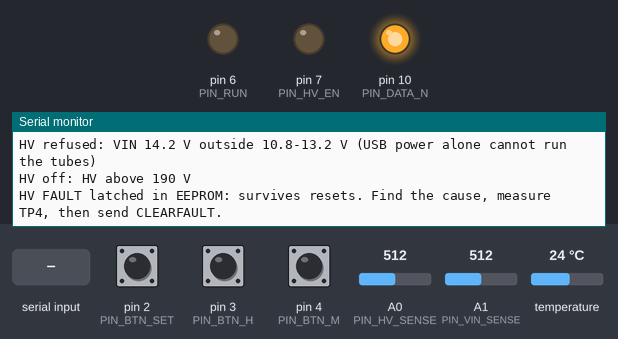
Simulated run of this sketch. Board: Arduino Nano, built with avr-gcc and run on an emulated ATmega328P. Parts: output pins drawn as LEDs (lit = HIGH), the last lines printed to the serial monitor. Wiring (inferred from the names in the program): DS3231 clock at I2C address 0x68. The inputs (shaded band) are chosen by the test bench; at power-on: pin 2 (PIN_BTN_SET) HIGH, pin 3 (PIN_BTN_H) HIGH, pin 4 (PIN_BTN_M) HIGH, A0 (PIN_HV_SENSE) = 512, A1 (PIN_VIN_SENSE) = 512, temperature 24 °C. The local clock reads 2024-03-15 10:24:30 at power-on unless the sketch sets it; EEPROM starts erased; pins used as bus, display or sensor lines are not drawn.

Above: at 1.2 s.
1.3 s: "12\n" received over Serial
At 2.2 s:
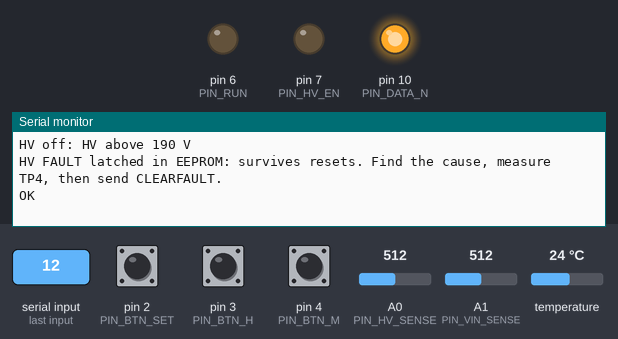
2.8 s: byte 10 ('\n') received over Serial
At 3.5 s:
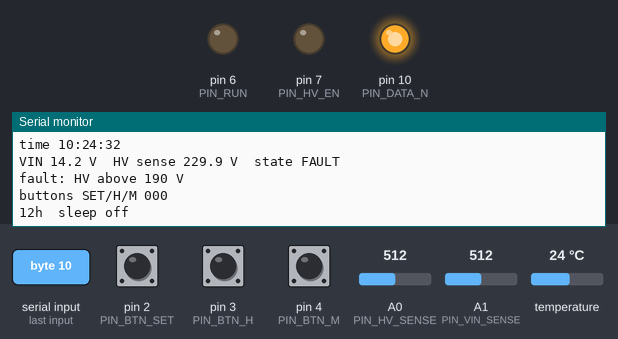
4.3 s: pin 2 (PIN_BTN_SET) pulled LOW for 3.2 s
At 7.0 s:
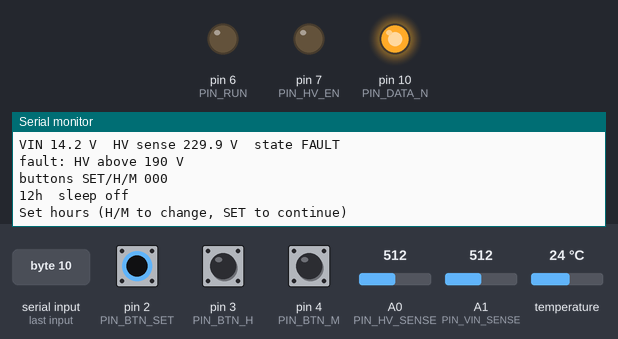
9.0 s: "SLEEP \n" received over Serial
At 10.2 s:
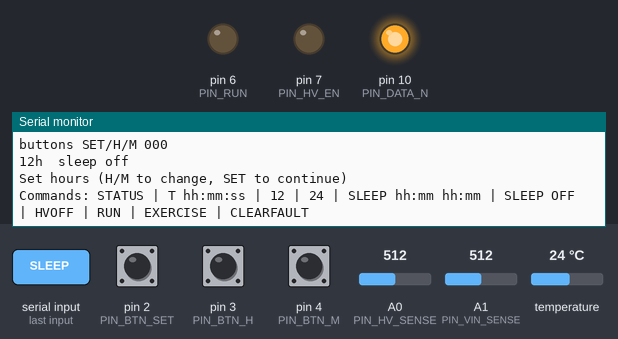
10.5 s: "HVOFF\n" received over Serial
At 11.6 s:
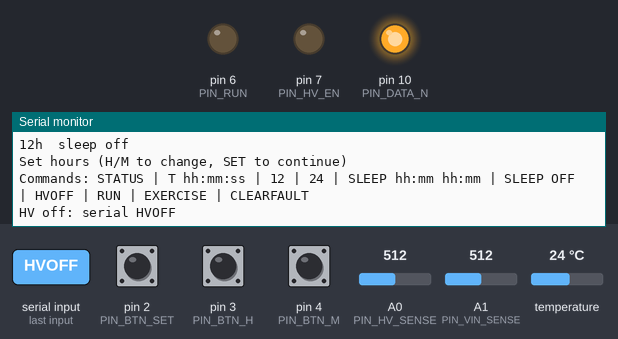
12.0 s: pin 2 (PIN_BTN_SET) pulsed LOW 2 times (0.12 s each, 0.3 s apart)
At 13.6 s:
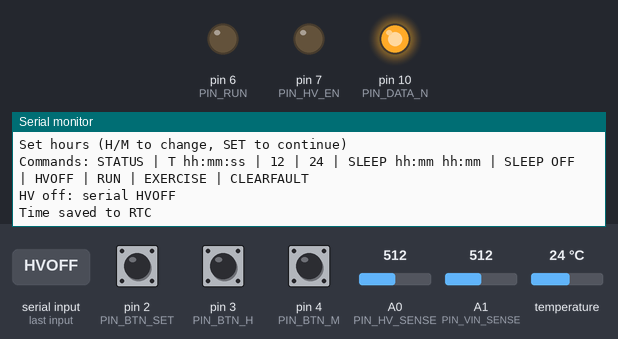

The sketch:

Nixie_RevC.ino
```cpp
// Nixie_RevC.ino - Six-Tube Nixie Clock, Rev C firmware.
//
// Target: Arduino Nano Classic (A000005, ATmega328P, 16 MHz). NOT for ESP32 or Nano Every.
// Libraries: Wire and EEPROM (both ship with the Arduino AVR core). Serial: 115200 baud.
//
// STATUS: UNVALIDATED. This sketch has been compiled for the ATmega328P outside the
// Arduino IDE (see docs/VALIDATION.md) but has never run on a Rev C board.
//
// SAFETY MODEL (see docs/SAFETY.md):
//  * Hardware defaults make the display blank and the HV converter off whenever the Nano
//    is in reset or unprogrammed (base pull-downs, BL pull-down, QP2 gate pull-up).
//  * This firmware keeps HV off until the time is valid (or the user is setting it with the
//    buttons, 60 s timeout), VIN is in range, and a start check sees the rail inside its window.
//    Any out-of-window reading latches HV_FAULT in EEPROM: it survives resets (watchdog,
//    brown-out, the serial monitor's auto-reset) until a deliberate CLEARFAULT command.
//  * Software OFF is NOT proof the rail is discharged. Always measure TP4 before touching.
//  * A 2 s watchdog resets the Nano if the loop hangs; reset = HV off and blank.

#include <Wire.h>
#include <EEPROM.h>
#include <avr/wdt.h>
#include "display_core.h"

// ---------------- Pins (match hardware/NET_MAP.csv) ----------------
const uint8_t PIN_BTN_SET = 2;
const uint8_t PIN_BTN_H = 3;
const uint8_t PIN_BTN_M = 4;
const uint8_t PIN_RUN = 6;       // HIGH = driver outputs enabled (two-stage shifter to BL)
const uint8_t PIN_HV_EN = 7;     // HIGH = converter input switch on (only if HV_ARM is fitted)
const uint8_t PIN_LATCH_N = 9;   // inverted through QL3: Nano HIGH -> LE LOW
const uint8_t PIN_DATA_N = 10;   // inverted through QL2: Nano HIGH -> DIN LOW
const uint8_t PIN_CLOCK_N = 13;  // inverted through QL1: Nano HIGH -> CLK LOW
const uint8_t PIN_HV_SENSE = A0;
const uint8_t PIN_VIN_SENSE = A1;

// ---------------- Limits (decivolts) - review during Stage 3 ----------------
const uint16_t HV_MIN_DV = 1500;       // below 150 V while running = fault
const uint16_t HV_MAX_DV = 1900;       // above 190 V at any time = fault
const uint16_t HV_OFF_OK_DV = 100;     // expected below 10 V a few seconds after HV off (the discharge gate)
const uint16_t VIN_MIN_DV = 108;       // 10.8 V
const uint16_t VIN_MAX_DV = 132;       // 13.2 V (HV5522 VDD maximum)
const unsigned long HV_START_MS = 1500;
const unsigned long HV_DECAY_MS = 3000;
const unsigned long WAKE_MS = 30000UL;
const unsigned long SET_TIMEOUT_MS = 60000UL;
const int FAULT_ADDR = 32;              // EEPROM byte holding the latched-fault marker
const uint8_t FAULT_MARK = 0xA5;        // only this value means "fault latched" (erased EEPROM reads 0xFF)
const uint8_t DS3231_ADDR = 0x68;
const bool SEPARATOR_BLINK = true;

// ---------------- Settings in EEPROM ----------------
struct Settings {
  uint8_t magic;       // 0xC3 = Rev C layout
  uint8_t twelveHour;  // 0 or 1
  uint8_t sleepOn;     // 0 or 1
  uint16_t sleepStart; // minutes of day
  uint16_t sleepEnd;   // minutes of day
};
Settings cfg;

void loadSettings() {
  EEPROM.get(0, cfg);
  if (cfg.magic != 0xC3 || cfg.twelveHour > 1 || cfg.sleepOn > 1 || cfg.sleepStart >= 1440 || cfg.sleepEnd >= 1440) {
    cfg.magic = 0xC3;
    cfg.twelveHour = 0;
    cfg.sleepOn = 0;
    cfg.sleepStart = 23 * 60;
    cfg.sleepEnd = 7 * 60;
    EEPROM.put(0, cfg);
  }
}
void saveSettings() { EEPROM.put(0, cfg); }

// ---------------- State ----------------
enum HvState : uint8_t { HV_OFF, HV_STARTING, HV_ON, HV_FAULT };
enum UiMode : uint8_t { UI_CLOCK, UI_SET_H, UI_SET_M };
HvState hv = HV_OFF;
UiMode ui = UI_CLOCK;
bool timeValid = false;
bool userHold = false;          // serial HVOFF
uint8_t hh = 0, mm = 0, ss = 0;
uint8_t lastSec = 0xFF;
unsigned long hvStateSince = 0;
unsigned long hvOffSince = 0;
bool decayChecked = true;
bool refusedReported = false;
bool unsafeFrame = false;
unsigned long uiSince = 0;
unsigned long wakeUntil = 0;
int8_t exerciseStep = -1;
unsigned long exerciseNext = 0;
const char* faultText = "";

// ---------------- Driver chain ----------------
// Idle levels at the drivers: CLK LOW, LE LOW (latch holds).
void driverIdle() {
  digitalWrite(PIN_CLOCK_N, HIGH);  // CLK LOW
  digitalWrite(PIN_LATCH_N, HIGH);  // LE LOW
  digitalWrite(PIN_DATA_N, HIGH);   // DIN LOW
}

// Shift 64 bits, bit 63 first, then pulse LE. Data is held stable across the whole
// clock pulse, so either clock edge captures it (VERIFY the edge against the datasheet).
void shiftFrame(uint64_t f) {
  if (!nixie::frameIsSafe(f)) {
    f = 0;  // never latch a frame with two cathodes on one tube
    unsafeFrame = true;  // loop() turns this into a latched HV fault
  }
  driverIdle();
  for (int8_t i = 63; i >= 0; i--) {
    bool bit = (f >> i) & 1;
    digitalWrite(PIN_DATA_N, bit ? LOW : HIGH);  // inverted
    delayMicroseconds(4);
    digitalWrite(PIN_CLOCK_N, LOW);   // CLK HIGH
    delayMicroseconds(4);
    digitalWrite(PIN_CLOCK_N, HIGH);  // CLK LOW
    delayMicroseconds(2);
  }
  digitalWrite(PIN_LATCH_N, LOW);   // LE HIGH: copy shift register to outputs
  delayMicroseconds(4);
  digitalWrite(PIN_LATCH_N, HIGH);  // LE LOW: hold
}

void blankDisplay() {
  digitalWrite(PIN_RUN, LOW);  // BL LOW
  shiftFrame(0);
}

// ---------------- Sensing ----------------
uint16_t readAvg(uint8_t pin) {
  uint16_t sum = 0;
  for (uint8_t i = 0; i < 8; i++) sum += analogRead(pin);
  return sum / 8;
}
uint16_t hvDv() { return nixie::hvDeciVolts(readAvg(PIN_HV_SENSE)); }
uint16_t vinDv() { return nixie::vinDeciVolts(readAvg(PIN_VIN_SENSE)); }

void printDv(uint16_t dv) {
  Serial.print(dv / 10);
  Serial.print('.');
  Serial.print(dv % 10);
  Serial.print(F(" V"));
}

// ---------------- HV control ----------------
void hvOff(const char* why) {
  digitalWrite(PIN_HV_EN, LOW);
  blankDisplay();
  if (hv == HV_ON || hv == HV_STARTING) {
    hvOffSince = millis();
    decayChecked = false;
  }
  if (hv != HV_FAULT) hv = HV_OFF;
  if (why && *why) {
    Serial.print(F("HV off: "));
    Serial.println(why);
  }
}

void hvFault(const char* why) {
  if (hv == HV_FAULT) return;  // already latched: no repeated messages or EEPROM writes
  hvOff(why);
  hv = HV_FAULT;
  faultText = why;
  if (EEPROM.read(FAULT_ADDR) != FAULT_MARK) EEPROM.write(FAULT_ADDR, FAULT_MARK);
  Serial.println(F("HV FAULT latched in EEPROM: survives resets. Find the cause, measure TP4, then send CLEARFAULT."));
}

void hvRequestOn() {
  if (hv != HV_OFF) return;
  uint16_t vin = vinDv();
  if (vin < VIN_MIN_DV || vin > VIN_MAX_DV) {
    if (!refusedReported) {  // report once per episode, not every loop
      refusedReported = true;
      Serial.print(F("HV refused: VIN "));
      printDv(vin);
      Serial.println(F(" outside 10.8-13.2 V (USB power alone cannot run the tubes)"));
    }
    return;
  }
  refusedReported = false;
  blankDisplay();
  digitalWrite(PIN_HV_EN, HIGH);
  hv = HV_STARTING;
  hvStateSince = millis();
}

void hvService() {
  unsigned long now = millis();
  uint16_t v = hvDv();
  if (v > HV_MAX_DV) {
    hvFault("HV above 190 V");
    return;
  }
  if (hv == HV_STARTING) {
    if (v >= HV_MIN_DV) {
      hv = HV_ON;
      hvStateSince = now;
      Serial.print(F("HV up: "));
      printDv(v);
      Serial.println();
    } else if (now - hvStateSince > HV_START_MS) {
      hvFault("HV did not reach 150 V (HV_ARM removed? converter fault?)");
    }
  } else if (hv == HV_ON) {
    if (v < HV_MIN_DV) hvFault("HV sagged below 150 V (overload or converter fault)");
  } else if (!decayChecked && now - hvOffSince > HV_DECAY_MS) {
    decayChecked = true;
    if (v > HV_OFF_OK_DV) {
      Serial.print(F("WARNING: HV still "));
      printDv(v);
      Serial.println(F(" 3 s after off. Bleeder or switch fault suspected. Do not open the case."));
    } else {
      Serial.print(F("HV decayed to "));
      printDv(v);
      Serial.println(F(" (sense reading only - still measure TP4 before any contact)"));
    }
  }
}

// ---------------- DS3231 ----------------
bool rtcRead(uint8_t reg, uint8_t* buf, uint8_t n) {
  Wire.beginTransmission(DS3231_ADDR);
  Wire.write(reg);
  if (Wire.endTransmission(false) != 0) return false;
  if (Wire.requestFrom((int)DS3231_ADDR, (int)n) != n) return false;
  for (uint8_t i = 0; i < n; i++) buf[i] = Wire.read();
  return true;
}
bool rtcWrite(uint8_t reg, const uint8_t* buf, uint8_t n) {
  Wire.beginTransmission(DS3231_ADDR);
  Wire.write(reg);
  for (uint8_t i = 0; i < n; i++) Wire.write(buf[i]);
  return Wire.endTransmission() == 0;
}

// Returns true when a valid time was read. Oscillator-stop flag = invalid.
bool rtcGetTime() {
  uint8_t st;
  if (!rtcRead(0x0F, &st, 1)) return false;
  if (st & 0x80) return false;  // OSF: clock stopped since last set (battery lost?)
  uint8_t b[3];
  if (!rtcRead(0x00, b, 3)) return false;
  uint8_t s = nixie::bcdToBin(b[0] & 0x7F);
  uint8_t m = nixie::bcdToBin(b[1] & 0x7F);
  uint8_t h;
  if (b[2] & 0x40) {  // 12-hour register format (set elsewhere): convert
    h = nixie::bcdToBin(b[2] & 0x1F) % 12;
    if (b[2] & 0x20) h += 12;
  } else {
    h = nixie::bcdToBin(b[2] & 0x3F);
  }
  if (!nixie::validTime(h, m, s)) return false;
  hh = h;
  mm = m;
  ss = s;
  return true;
}

bool rtcSetTime(uint8_t h, uint8_t m, uint8_t s) {
  if (!nixie::validTime(h, m, s)) return false;
  uint8_t b[3] = {nixie::binToBcd(s), nixie::binToBcd(m), nixie::binToBcd(h)};  // 24-hour format
  if (!rtcWrite(0x00, b, 3)) return false;
  uint8_t ctl;
  if (rtcRead(0x0E, &ctl, 1)) {
    ctl &= ~0x80;  // EOSC = 0: keep running on the backup cell
    rtcWrite(0x0E, &ctl, 1);
  }
  uint8_t st;
  if (rtcRead(0x0F, &st, 1)) {
    st &= ~0x80;  // clear OSF
    rtcWrite(0x0F, &st, 1);
  }
  hh = h;
  mm = m;
  ss = s;
  timeValid = true;
  return true;
}

// ---------------- Buttons ----------------
struct Button {
  uint8_t pin;
  bool stable;       // true = pressed
  bool last;
  unsigned long changed;
  unsigned long pressedAt;
  bool longFired;
};
Button bSet = {PIN_BTN_SET, false, false, 0, 0, false};
Button bH = {PIN_BTN_H, false, false, 0, 0, false};
Button bM = {PIN_BTN_M, false, false, 0, 0, false};

// Returns 1 on short press (on release), 2 on long press (2 s, fires once), 0 otherwise.
uint8_t poll(Button& b) {
  bool raw = digitalRead(b.pin) == LOW;
  unsigned long now = millis();
  if (raw != b.last) {
    b.last = raw;
    b.changed = now;
  }
  if (now - b.changed < 30 || raw == b.stable) {
    if (b.stable && !b.longFired && now - b.pressedAt > 2000) {
      b.longFired = true;
      return 2;
    }
    return 0;
  }
  b.stable = raw;
  if (raw) {
    b.pressedAt = now;
    b.longFired = false;
    return 0;
  }
  return b.longFired ? 0 : 1;
}

void wake() { wakeUntil = millis() + WAKE_MS; }

void handleButtons() {
  uint8_t s = poll(bSet), h = poll(bH), m = poll(bM);
  if (s || h || m) wake();
  if (ui != UI_CLOCK && millis() - uiSince > SET_TIMEOUT_MS) {
    ui = UI_CLOCK;  // abandon setting without saving
    Serial.println(F("Set mode timed out (nothing saved)"));
    return;
  }
  if (ui == UI_CLOCK) {
    if (s == 2 || (s == 1 && !timeValid)) {
      ui = UI_SET_H;
      uiSince = millis();
      if (!timeValid) { hh = 0; mm = 0; ss = 0; }
      Serial.println(F("Set hours (H/M to change, SET to continue)"));
    }
    if (h == 2) {
      cfg.twelveHour ^= 1;
      saveSettings();
      Serial.println(cfg.twelveHour ? F("12-hour mode") : F("24-hour mode"));
    }
    if (m == 2) {
      cfg.sleepOn ^= 1;
      saveSettings();
      Serial.println(cfg.sleepOn ? F("Display sleep ON") : F("Display sleep OFF"));
    }
    return;
  }
  if (s || h || m) uiSince = millis();  // any press in set mode restarts the timeout
  if (h == 1) {
    if (ui == UI_SET_H) hh = (hh + 1) % 24;
    else mm = (mm + 1) % 60;
  }
  if (m == 1) {
    if (ui == UI_SET_H) hh = (hh + 23) % 24;
    else mm = (mm + 59) % 60;
  }
  if (s == 1) {
    if (ui == UI_SET_H) {
      ui = UI_SET_M;
    } else {
      ui = UI_CLOCK;
      if (rtcSetTime(hh, mm, 0)) Serial.println(F("Time saved to RTC"));
      else Serial.println(F("RTC write failed"));
    }
  }
}

// ---------------- Serial commands ----------------
char line[32];
uint8_t lineLen = 0;

void printStatus() {
  Serial.print(F("time "));
  if (timeValid) {
    if (hh < 10) Serial.print('0');
    Serial.print(hh);
    Serial.print(':');
    if (mm < 10) Serial.print('0');
    Serial.print(mm);
    Serial.print(':');
    if (ss < 10) Serial.print('0');
    Serial.println(ss);
  } else {
    Serial.println(F("INVALID (set with T hh:mm:ss or long-press SET)"));
  }
  Serial.print(F("VIN "));
  printDv(vinDv());
  Serial.print(F("  HV sense "));
  printDv(hvDv());
  Serial.print(F("  state "));
  const char* names[] = {"OFF", "STARTING", "ON", "FAULT"};
  Serial.println(names[hv]);
  if (hv == HV_FAULT) {
    Serial.print(F("fault: "));
    Serial.println(faultText);
  }
  Serial.print(F("buttons SET/H/M "));
  Serial.print(digitalRead(PIN_BTN_SET) == LOW);
  Serial.print(digitalRead(PIN_BTN_H) == LOW);
  Serial.println(digitalRead(PIN_BTN_M) == LOW);
  Serial.print(cfg.twelveHour ? F("12h") : F("24h"));
  Serial.print(F("  sleep "));
  Serial.println(cfg.sleepOn ? F("on") : F("off"));
}

bool parse2(const char* p, uint8_t& v) {
  if (p[0] < '0' || p[0] > '9' || p[1] < '0' || p[1] > '9') return false;
  v = (uint8_t)((p[0] - '0') * 10 + (p[1] - '0'));
  return true;
}

void runCommand() {
  line[lineLen] = 0;
  uint8_t a, b, c, d;
  if (line[0] == 'T' && line[1] == ' ' && lineLen >= 10 && parse2(line + 2, a) && parse2(line + 5, b) && parse2(line + 8, c)) {
    Serial.println(rtcSetTime(a, b, c) ? F("OK time set") : F("ERR bad time or RTC"));
  } else if (!strcmp(line, "12") || !strcmp(line, "24")) {
    cfg.twelveHour = line[0] == '1';
    saveSettings();
    Serial.println(F("OK"));
  } else if (!strcmp(line, "SLEEP OFF")) {
    cfg.sleepOn = 0;
    saveSettings();
    Serial.println(F("OK"));
  } else if (!strncmp(line, "SLEEP ", 6) && lineLen >= 17 && parse2(line + 6, a) && parse2(line + 9, b) && parse2(line + 12, c) && parse2(line + 15, d) && a < 24 && b < 60 && c < 24 && d < 60) {
    cfg.sleepOn = 1;
    cfg.sleepStart = a * 60 + b;
    cfg.sleepEnd = c * 60 + d;
    saveSettings();
    Serial.println(F("OK"));
  } else if (!strcmp(line, "HVOFF")) {
    userHold = true;
    hvOff("serial HVOFF");
  } else if (!strcmp(line, "RUN")) {
    userHold = false;
    Serial.println(F("OK"));
  } else if (!strcmp(line, "CLEARFAULT")) {
    EEPROM.write(FAULT_ADDR, 0);
    if (hv == HV_FAULT) hv = HV_OFF;
    faultText = "";
    Serial.println(F("Fault cleared. HV may restart now if the display is wanted: be sure TP4 was measured and the cause fixed."));
  } else if (!strcmp(line, "EXERCISE")) {
    exerciseStep = 0;
  } else if (!strcmp(line, "STATUS") || lineLen == 0) {
    printStatus();
  } else {
    Serial.println(F("Commands: STATUS | T hh:mm:ss | 12 | 24 | SLEEP hh:mm hh:mm | SLEEP OFF | HVOFF | RUN | EXERCISE | CLEARFAULT"));
  }
  lineLen = 0;
}

void handleSerial() {
  while (Serial.available()) {
    char ch = Serial.read();
    if (ch == '\r') continue;
    if (ch == '\n') {
      runCommand();
    } else if (lineLen < sizeof(line) - 1) {
      line[lineLen++] = (ch >= 'a' && ch <= 'z') ? ch - 32 : ch;
    }
  }
}

// ---------------- Display policy ----------------
bool wantDisplay() {
  if (userHold || hv == HV_FAULT) return false;
  if (ui != UI_CLOCK) return true;  // user is setting the time
  if (!timeValid) return false;     // default off on invalid time
  if (cfg.sleepOn && nixie::inWindow(hh * 60 + mm, cfg.sleepStart, cfg.sleepEnd) && (long)(millis() - wakeUntil) > 0) return false;
  return true;
}

void render() {
  uint8_t d[nixie::kTubes];
  bool sep = true;
  if (exerciseStep >= 0) {
    nixie::exerciseDigits((uint8_t)exerciseStep, d);
  } else {
    nixie::timeToDigits(hh, mm, ui == UI_CLOCK ? ss : 0, cfg.twelveHour && ui == UI_CLOCK, d);
    bool blinkOff = (millis() / 400) % 2;
    if (ui == UI_SET_H && blinkOff) d[0] = d[1] = nixie::kBlank;
    if (ui == UI_SET_M && blinkOff) d[2] = d[3] = nixie::kBlank;
    if (ui == UI_CLOCK && SEPARATOR_BLINK) sep = (ss % 2) == 0;
  }
  shiftFrame(nixie::buildFrame(d, sep, sep));
  digitalWrite(PIN_RUN, HIGH);  // BL HIGH: outputs enabled
}

// ---------------- Arduino entry points ----------------
void setup() {
  // First: force every HV-related line to its safe state before anything else runs.
  digitalWrite(PIN_HV_EN, LOW);
  pinMode(PIN_HV_EN, OUTPUT);
  digitalWrite(PIN_RUN, LOW);
  pinMode(PIN_RUN, OUTPUT);
  pinMode(PIN_CLOCK_N, OUTPUT);
  pinMode(PIN_DATA_N, OUTPUT);
  pinMode(PIN_LATCH_N, OUTPUT);
  blankDisplay();

  uint8_t resetCause = MCUSR;
  MCUSR = 0;
  wdt_enable(WDTO_2S);

  pinMode(PIN_BTN_SET, INPUT_PULLUP);
  pinMode(PIN_BTN_H, INPUT_PULLUP);
  pinMode(PIN_BTN_M, INPUT_PULLUP);

  Serial.begin(115200);
  Serial.println(F("Nixie Rev C (UNVALIDATED PROTOTYPE FIRMWARE)"));
  // Note: some bootloaders clear MCUSR before the sketch runs, so these may not print.
  if (resetCause & _BV(WDRF)) Serial.println(F("reset: watchdog"));
  if (resetCause & _BV(BORF)) Serial.println(F("reset: brown-out"));

  Wire.begin();
  Wire.setClock(100000);
  loadSettings();
  if (EEPROM.read(FAULT_ADDR) == FAULT_MARK) {
    hv = HV_FAULT;
    faultText = "fault latched before this reset";
    Serial.println(F("HV FAULT is latched from before the reset: HV stays OFF. Measure TP4, fix the cause, then send CLEARFAULT."));
  }
  timeValid = rtcGetTime();
  if (!timeValid) Serial.println(F("RTC time invalid or RTC missing: display stays OFF. Set time to start."));
  wake();
  printStatus();
}

void loop() {
  wdt_reset();
  handleSerial();
  handleButtons();

  static unsigned long lastRtc = 0;
  if (millis() - lastRtc >= 100 && ui == UI_CLOCK) {
    lastRtc = millis();
    bool ok = rtcGetTime();
    if (!ok && timeValid) {
      timeValid = false;
      Serial.println(F("RTC read failed or oscillator stopped: display OFF"));
    } else if (ok) {
      timeValid = true;
    }
    // Hourly anti-poisoning exercise at hh:00:00.
    if (timeValid && ss != lastSec && mm == 0 && ss == 0 && exerciseStep < 0) exerciseStep = 0;
  }

  bool want = wantDisplay();
  if (want && hv == HV_OFF) hvRequestOn();
  if (!want && (hv == HV_ON || hv == HV_STARTING)) hvOff(userHold ? "" : "display not wanted (sleep or invalid time)");
  hvService();
  if (unsafeFrame) {
    unsafeFrame = false;
    Serial.println(F("unsafe frame rejected (more than one cathode on a tube)"));
    hvFault("unsafe frame rejected");
  }

  if (hv == HV_ON) {
    if (exerciseStep >= 0 && (long)(millis() - exerciseNext) >= 0) {  // wrap-safe
      exerciseNext = millis() + 200;
      render();
      if (++exerciseStep >= 10) exerciseStep = -1;
    } else if (exerciseStep < 0 && (ss != lastSec || ui != UI_CLOCK)) {
      render();
    }
  } else if (exerciseStep >= 0) {
    exerciseStep = -1;  // no HV, no exercise
  }
  lastSec = ss;
}
```

Source omitted: display_core.h (5154 bytes)

Measured:
- after the input at 1.3 s, the serial monitor: prints a new line at once (image 1)
- after the input at 2.8 s, the serial monitor: prints a new line at once (image 2)
- after the input at 4.3 s, the serial monitor: prints a new line after 2.0 s (image 3)
- after the input at 9.0 s, the serial monitor: prints a new line at once (image 4)
- after the input at 10.5 s, the serial monitor: prints a new line at once (image 5)
- after the input at 12.0 s, the serial monitor: prints a new line after 0.45 s (image 6)
